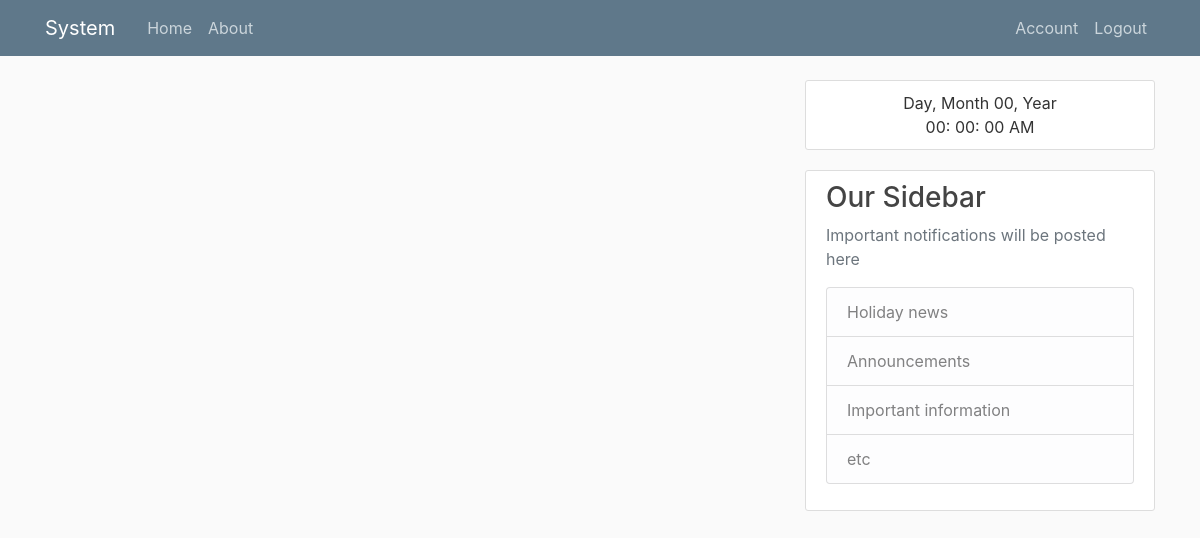
/previous_exam (signed in), run on an earlier commit of the app's database.
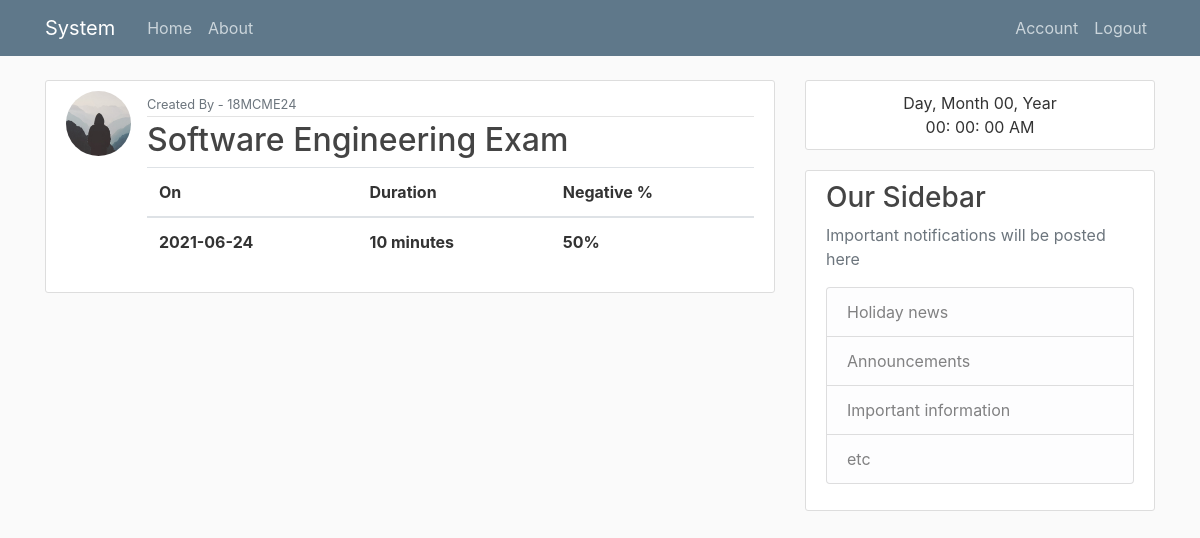
And on a later commit of the database.
### system/models.py (models this page shows, shortened)
class Exam(db.Model):
    id = db.Column(db.Integer, primary_key=True)
    topic = db.Column(db.String(20), nullable=False)
    start_time = db.Column(db.DateTime, nullable=False, default=datetime.utcnow()+timedelta(hours=6.5))
    duration = db.Column(db.Integer, nullable=False)
    marks = db.Column(db.Integer, nullable=False)
    negative = db.Column(db.Integer, default=0)
    exam_code = db.Column(db.String(10), nullable=False)
    questions = db.Column(db.String(20), nullable=False)
    user_id = db.Column(db.Integer, db.ForeignKey('user.id'), nullable=False)

class User(db.Model, UserMixin):
    id = db.Column(db.Integer, primary_key=True)
    username = db.Column(db.String(20), unique=True, nullable=False)
    email = db.Column(db.String(120), unique=True, nullable=False)
    image_file = db.Column(db.String(20), nullable=False, default='default.jpg')
    encoding_file = db.Column(db.String(20), nullable=True)
    user_access = db.Column(db.Boolean, default=False)
    password = db.Column(db.String(60), nullable=False)
    posts = db.relationship('Exam', backref='author', lazy=True)

### system/routes.py (the view)
@app.route("/previous_exam")
@login_required
def previous_exam():
    if current_user.user_access:
        exams = Exam.query.order_by(Exam.start_time)
        return render_template('previous_exam.html', exams=exams)
    else:
        return abort(403)

### system/models.py (called while the page is built)
@login_manager.user_loader
def load_user(user_id):
    return User.query.get(int(user_id))

### system/templates/previous_exam.html
{% extends "layout.html" %}
{% block content %}
{% for exam in exams %}
    <article class="media content-section">
        <img class="rounded-circle article-img" src="{{ url_for('static', filename='profile_pics/' + exam.author.image_file) }}">
        <div class="media-body">
            <div class="article-metadata">
                <small class="text-muted">Created By - {{ exam.author.username }}</small>
            </div>
            <h2>{{ exam.topic }} Exam</h2>
            <table class="table">
                <thead>
                    <tr>
                        <th>On</th>
                        <th>Duration</th>
                        <th>Negative %</th>
                    </tr>
                </thead>
                <tbody>
                    <tr>
                        <th>{{ exam.start_time.strftime('%Y-%m-%d') }}</th>
                        <th>{{ exam.duration }} minutes</th>
                        <th>{{ exam.negative }}%</th>
                    </tr>
                </tbody>
            </table>
        </div>
    </article>
    {% endfor %}
{% endblock %}

### system/templates/layout.html (shortened to what this page needs)
<!DOCTYPE html>
<html>
<head>
    <link rel="stylesheet" href="https://maxcdn.bootstrapcdn.com/bootstrap/4.0.0/css/bootstrap.min.css">
    <link rel="stylesheet" type="text/css" href="{{ url_for('static', filename='main.css') }}">
</head>
<body onload="init_clock()">
    <header class="site-header">
      <nav class="navbar navbar-expand-md navbar-dark bg-steel fixed-top">
        <div class="container">
          <a class="navbar-brand mr-4" href="/">System</a>
          <div class="collapse navbar-collapse" id="navbarToggle">
            <div class="navbar-nav mr-auto">
              <a class="nav-item nav-link" href="{{ url_for('home') }}">Home</a>
              <a class="nav-item nav-link" href="{{ url_for('about') }}">About</a>
            </div>
            <div class="navbar-nav">
              {% if current_user.is_authenticated %}
                <a class="nav-item nav-link" href="{{ url_for('account') }}">Account</a>
                <a class="nav-item nav-link" href="{{ url_for('logout') }}">Logout</a>
              {% else %}
                <a class="nav-item nav-link" href="{{ url_for('login') }}">Login</a>
                <a class="nav-item nav-link" href="{{ url_for('register') }}">Register</a>
              {% endif %}
            </div>
          </div>
        </div>
      </nav>
    </header>
    <main role="main" class="container">
      <div class="row">
        <div class="col-md-8">
          {% block content %}{% endblock %}
        </div>
        <div class="col-md-4">
          <div class="content-section">
            <div class="datetime text-center">
              <div class="date">
                <span id="dayname">Day</span>,
                <span id="month">Month</span>
                <span id="daynum">00</span>,
                <span id="year">Year</span>
              </div>
              <div class="time">
                <span id="hour">00</span>:
                <span id="minutes">00</span>:
                <span id="seconds">00</span>
                <span id="period">AM</span>
              </div>
            </div>
          </div>
          <div class="content-section">
            <h3>Our Sidebar</h3>
            <p class='text-muted'>Important notifications will be posted here
              <ul class="list-group">
                <li class="list-group-item list-group-item-light">Holiday news</li>
                <li class="list-group-item list-group-item-light">Announcements</li>
                <li class="list-group-item list-group-item-light">Important information</li>
                <li class="list-group-item list-group-item-light">etc</li>
              </ul>
            </p>
          </div>
        </div>
      </div>
    </main>
</body>
</html>

### system/static/main.css (style rules this page uses)
body { background: #fafafa; color: #333333; margin-top: 5rem; }
h1, h2, h3, h4, h5, h6 { color: #444444; }
.bg-steel { background-color: #5f788a; }
.site-header .navbar-nav .nav-link { color: #cbd5db; }
.content-section { background: #ffffff; padding: 10px 20px; border: 1px solid #dddddd; border-radius: 3px; margin-bottom: 20px; }
.article-img { height: 65px; width: 65px; margin-right: 16px; }
.article-metadata { padding-bottom: 1px; margin-bottom: 4px; border-bottom: 1px solid #e3e3e3 }

What changed in the data, as far as the page shows it:
added Exam: image_file (placeholder picture), author.username "18MCME24", topic "Software Engineering", start_time "2021-06-24", duration "10", negative "50"
